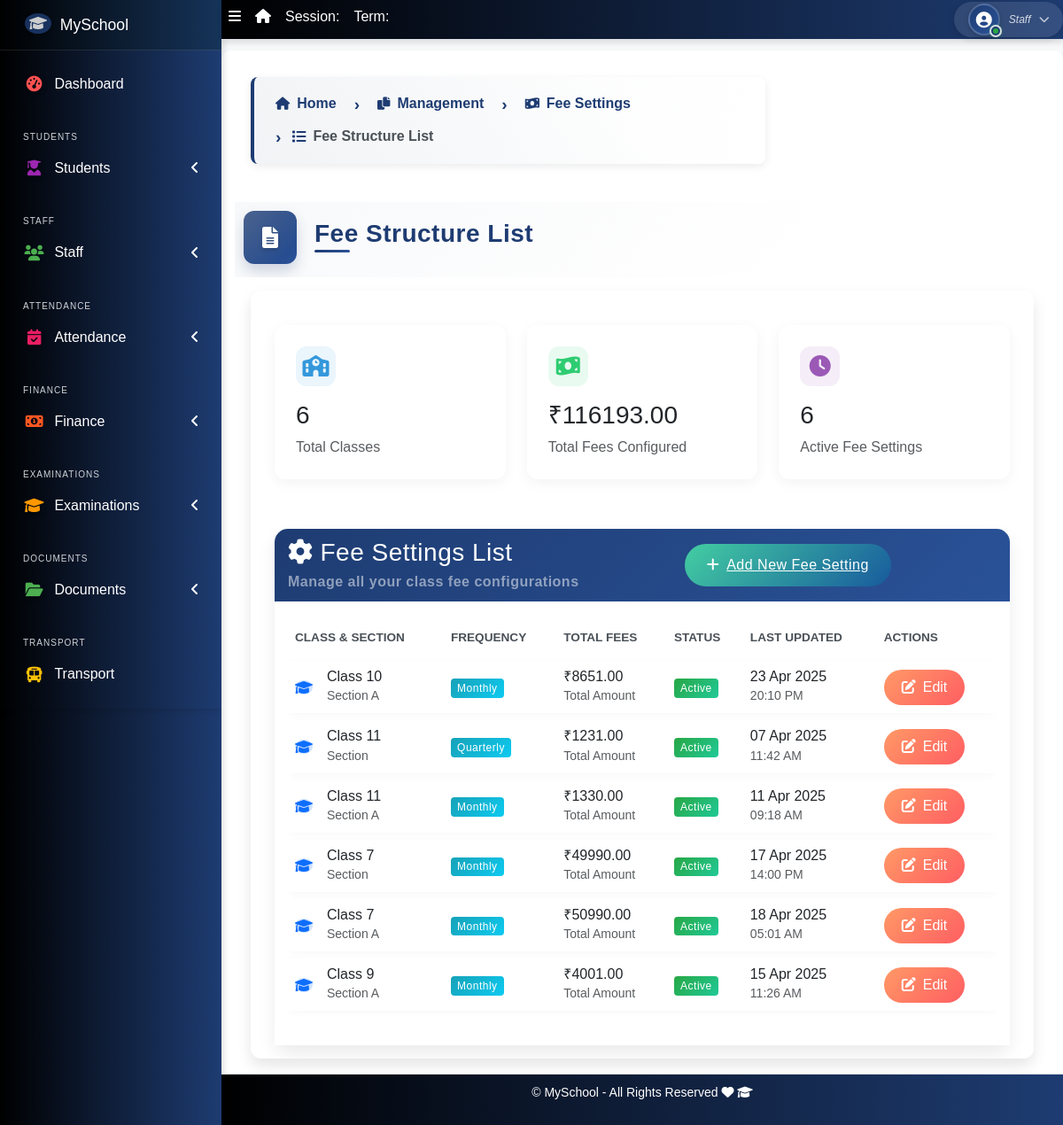
The app's page /dashboard/fees/settings/list/ with its own data.
### apps/corecode/models.py (models this page shows, shortened)
class FeeSettings(models.Model):
    class_name = models.ForeignKey('StudentClass', on_delete=models.CASCADE)
    section = models.CharField(max_length=20)
    frequency = models.CharField(max_length=20)
    created_at = models.DateTimeField(auto_now_add=True)
    updated_at = models.DateTimeField(auto_now=True)
    class Meta:
        unique_together = ['class_name', 'section']
    def get_total_fees(self):
        return sum(fee.amount - fee.discount for fee in self.fees.all())

class StudentClass(models.Model):
    name = models.CharField(max_length=200, unique=True)
    class Meta:
        verbose_name = "Class"
        verbose_name_plural = "Classes"
        ordering = ["name"]
    def __str__(self):
        return self.name

class FeeStructure(models.Model):
    fee_settings = models.ForeignKey(FeeSettings, on_delete=models.CASCADE, related_name='fees')
    fee_type = models.CharField(max_length=100)
    amount = models.DecimalField(max_digits=10, decimal_places=2)
    due_date = models.DateField()
    late_fee = models.DecimalField(max_digits=10, decimal_places=2, default=0)
    discount = models.DecimalField(max_digits=10, decimal_places=2, default=0)

### apps/corecode/views.py (the view)
# urls.py: path('fees/settings/list/', views.fee_settings_list, name='fee_settings_list'),
def fee_settings_list(request):
    fee_settings_list = FeeSettings.objects.all().order_by('class_name', 'section')
    total_classes = fee_settings_list.count()
    total_fees = sum(setting.get_total_fees() for setting in fee_settings_list)
    active_settings = fee_settings_list.count()  # Assuming all settings are active
    context = {
        'fee_settings_list': fee_settings_list,
        'total_classes': total_classes,
        'total_fees': total_fees,
        'active_settings': active_settings,
    }
    return render(request, 'corecode/fee_settings_list.html', context)

### apps/corecode/templates/corecode/fee_settings_list.html (shortened to what this page needs)
{% extends "base.html" %}
{% load static %}
{% block breadcrumb-left %}
<div class="breadcrumb-container">
  <nav aria-label="breadcrumb">
    <ol class="breadcrumb breadcrumb-chevron">
      <li class="breadcrumb-item">
        <a href="{% url 'home' %}" class="text-decoration-none fw-bold">
          <i class="fas fa-home"></i> Home
        </a>
      </li>
      <li class="breadcrumb-item">
        <a href="#" class="text-decoration-none fw-bold">
          <i class="fas fa-copy"></i> Management
        </a>
      </li>
      <li class="breadcrumb-item">
        <a href="{% url 'fee_settings' %}" class="text-decoration-none fw-bold">
          <i class="fas fa-money-bill-wave"></i> Fee Settings
        </a>
      </li>
      <li class="breadcrumb-item active" aria-current="page">
        <i class="fas fa-list"></i> Fee Structure List
      </li>
    </ol>
  </nav>
</div>
{% endblock breadcrumb-left %}
{% block title %}Fee Structure List{% endblock title %}
{% block content %}
<div class="container mt-4">
    <div class="row mb-4">
        <div class="col-md-4">
            <div class="stats-card">
                <div class="stats-icon" style="background: rgba(52, 152, 219, 0.1); color: #3498db;">
                    <i class="fas fa-school"></i>
                </div>
                <h3>{{ total_classes }}</h3>
                <p class="text-muted mb-0">Total Classes</p>
            </div>
        </div>
        <div class="col-md-4">
            <div class="stats-card">
                <div class="stats-icon" style="background: rgba(46, 204, 113, 0.1); color: #2ecc71;">
                    <i class="fas fa-money-bill-wave"></i>
                </div>
                <h3>₹{{ total_fees|floatformat:2 }}</h3>
                <p class="text-muted mb-0">Total Fees Configured</p>
            </div>
        </div>
        <div class="col-md-4">
            <div class="stats-card">
                <div class="stats-icon" style="background: rgba(155, 89, 182, 0.1); color: #9b59b6;">
                    <i class="fas fa-clock"></i>
                </div>
                <h3>{{ active_settings }}</h3>
                <p class="text-muted mb-0">Active Fee Settings</p>
            </div>
        </div>
    </div>
    <div class="fee-card">
        <div class="card-header d-flex justify-content-between align-items-center">
            <div>
                <h3 class="mb-0"><i class="fas fa-cog me-2"></i>Fee Settings List</h3>
                <p class="mb-0 mt-1 text-white-50">Manage all your class fee configurations</p>
            </div>
            <a href="{% url 'fee_settings' %}" class="add-new-btn">
                <i class="fas fa-plus me-2"></i>Add New Fee Setting
            </a>
        </div>
        <div class="card-body p-4">
            {% if fee_settings_list %}
            <div class="table-responsive">
                <table class="table table-custom">
                    <thead>
                        <tr>
                            <th>CLASS & SECTION</th>
                            <th>FREQUENCY</th>
                            <th>TOTAL FEES</th>
                            <th>STATUS</th>
                            <th>LAST UPDATED</th>
                            <th>ACTIONS</th>
                        </tr>
                    </thead>
                    <tbody>
                        {% for setting in fee_settings_list %}
                        <tr>
                            <td>
                                <div class="d-flex align-items-center">
                                    <div class="avatar-sm bg-primary-subtle rounded-circle me-3 d-flex align-items-center justify-content-center">
                                        <i class="fas fa-graduation-cap text-primary"></i>
                                    </div>
                                    <div>
                                        <h6 class="mb-0">Class {{ setting.class_name }}</h6>
                                        <small class="text-muted">Section {{ setting.section }}</small>
                                    </div>
                                </div>
                            </td>
                            <td>
                                <span class="badge badge-custom bg-info">{{ setting.frequency }}</span>
                            </td>
                            <td>
                                <h6 class="mb-0">₹{{ setting.get_total_fees|floatformat:2 }}</h6>
                                <small class="text-muted">Total Amount</small>
                            </td>
                            <td>
                                <span class="badge badge-custom bg-success">Active</span>
                            </td>
                            <td>
                                <div>
                                    <h6 class="mb-0">{{ setting.updated_at|date:"d M Y" }}</h6>
                                    <small class="text-muted">{{ setting.updated_at|time:"H:i A" }}</small>
                                </div>
                            </td>
                            <td>
                                <a href="{% url 'fee_settings' %}?class_name={{ setting.class_name.id }}&section={{ setting.section }}"
                                   class="btn btn-edit">
                                    <i class="fas fa-edit me-2"></i>Edit
                                </a>
                            </td>
                        </tr>
                        {% endfor %}
                    </tbody>
                </table>
            </div>
            {% endif %}
        </div>
    </div>
</div>
{% endblock %}

### templates/base.html (style rules this page uses)
body { visibility: hidden; font-family: 'Poppins', sans-serif !important; background-color: #1E3C72 !important; margin: 0 !important; padding: 0 !important; height: 100% !important; overflow-x: hidden !important; color: #fff !important; }

### apps/corecode/templates/corecode/fee_settings_list.html (style rules this page uses)
.fee-card { background: linear-gradient(145deg, #ffffff, #f5f7fa); border: none; border-radius: 15px; box-shadow: 0 10px 20px rgba(0,0,0,0.08); }
.fee-card .card-header { background: linear-gradient(135deg, #1E3C72, #2A5298); color: white; border-radius: 15px 15px 0 0; padding: 1.5rem; }
.stats-card { background: white; border-radius: 12px; padding: 1.5rem; margin-bottom: 2rem; box-shadow: 0 4px 15px rgba(0,0,0,0.05); transition: transform 0.3s ease; }
.stats-icon { width: 45px; height: 45px; border-radius: 12px; display: flex; align-items: center; justify-content: center; font-size: 1.5rem; margin-bottom: 1rem; }
.table-custom { border-collapse: separate; border-spacing: 0 8px; }
.table-custom thead th { border: none; font-weight: 600; color: #495057; text-transform: uppercase; font-size: 0.85rem; padding: 1rem; }
.table-custom tbody tr { background: white; box-shadow: 0 2px 10px rgba(0,0,0,0.03); border-radius: 8px; transition: transform 0.2s ease; }
.table-custom tbody td { padding: 1rem; vertical-align: middle; border: none; }
.badge-custom { padding: 8px 15px; border-radius: 20px; font-weight: 500; }
.btn-edit { background: linear-gradient(135deg, #FF9966, #FF5E62); color: white; border: none; padding: 8px 20px; border-radius: 20px; transition: all 0.3s ease; }
.add-new-btn { background: linear-gradient(135deg, #43cea2, #185a9d); color: white; border: none; padding: 12px 25px; border-radius: 25px; font-weight: 500; transition: all 0.3s ease; }

### records on screen
FeeSettings: class_name "10", section "A", frequency "Monthly", get_total_fees "8651.00", updated_at "23 Apr 2025", updated_at "20:10 PM"
FeeSettings: class_name "11", frequency "Quarterly", get_total_fees "1231.00", updated_at "07 Apr 2025", updated_at "11:42 AM"
FeeSettings: class_name "11", section "A", frequency "Monthly", get_total_fees "1330.00", updated_at "11 Apr 2025", updated_at "09:18 AM"
FeeSettings: class_name "7", frequency "Monthly", get_total_fees "49990.00", updated_at "17 Apr 2025", updated_at "14:00 PM"
FeeSettings: class_name "7", section "A", frequency "Monthly", get_total_fees "50990.00", updated_at "18 Apr 2025", updated_at "05:01 AM"
FeeSettings: class_name "9", section "A", frequency "Monthly", get_total_fees "4001.00", updated_at "15 Apr 2025", updated_at "11:26 AM"

### other values on screen
{{ profile.college_name | default:"MySchool" }} "MySchool"
{{ total_classes }} "6"
{{ total_fees|floatformat:2 }} "116193.00"
{{ active_settings }} "6"
